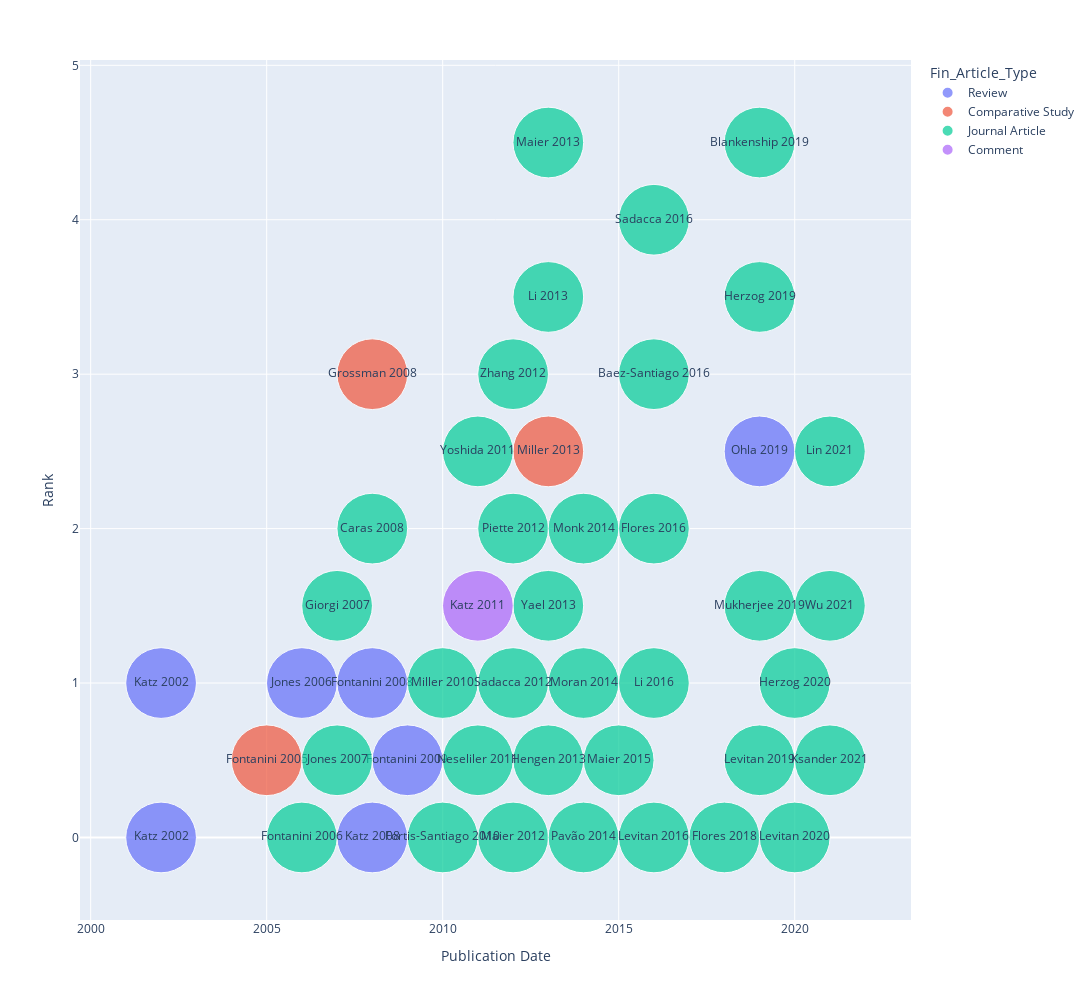

Notebook code cell kept with this figure:
### Code cell
paper_frame['scatter_size'] = 40
fig = px.scatter(paper_frame, x="Date", y="Rank",
                 hover_name="Title", hover_data=['Date','Authors_pretty'],
                text = 'Summary', size = 'scatter_size',
                size_max = 50,
                width = 1500, height = 1000,
                color ='Fin_Article_Type',
                custom_data=['Title_Pretty','Authors_pretty'])

fig.update_traces(hovertemplate='<b>%{customdata[0]}</b>'
                         '<br>%{x}<br>%{customdata[1]}')
                #hovertemplate= ')#+
                #         '<br><b>Average Discharge</b>: %{lat}<br>'))
                #color_discrete_map = {'0':'silver','1':'gray'},
                #color = 'year_even',
                #symbol ='Fin_Article_Type')
                
fig.update_layout(uniformtext_minsize=6, 
                  uniformtext_mode='hide',
                 xaxis_title="Publication Date")
fig.show()

### Figure 1 — Plotly figure (JSON) as saved in the notebook; plotly's stock layout.template omitted (floating-point values rounded to 4 significant figures)
{"data": [{"customdata": [["Psychological functions of the cerebellum.", ["Donald B Katz", "Joseph E Steinmetz"]], ["Gustatory processing is dynamic and distributed.", ["Donald B Katz", "Miguel A L Nicolelis", "Sidney A Simon"]], ["Gustatory processing: a dynamic systems approach.", ["Lauren M Jones", "Alfredo Fontanini", "Donald B Katz"]], ["Receptors, circuits, and behaviors: new<br>directions in chemical senses.", ["Donald B Katz", "Hiroaki Matsunami", "Dmitry Rinberg", "Kristin Scott", "et al."]], ["Behavioral states, network states, and sensory response variability.", ["Alfredo Fontanini", "Donald B Katz"]], ["Behavioral modulation of gustatory cortical activity.", ["Alfredo Fontanini", "Donald B Katz"]], ["Recognizing Taste: Coding Patterns Along<br>the Neural Axis in Mammals.", ["Kathrin Ohla", "Ryusuke Yoshida", "Stephen D Roper", "Patricia M Di Lorenzo", "et al."]]], "hovertemplate": "<b>%{customdata[0]}</b><br>%{x}<br>%{customdata[1]}", "hovertext": ["Psychological functions of the cerebellum.", "Gustatory processing is dynamic and distributed.", "Gustatory processing: a dynamic systems approach.", "Receptors, circuits, and behaviors: new directions in chemical senses.", "Behavioral states, network states, and sensory response variability.", "Behavioral modulation of gustatory cortical activity.", "Recognizing Taste: Coding Patterns Along the Neural Axis in Mammals."], "legendgroup": "Review", "marker": {"color": "#636efa", "size": [40, 40, 40, 40, 40, 40, 40], "sizemode": "area", "sizeref": 0.016, "symbol": "circle"}, "mode": "markers+text", "name": "Review", "orientation": "v", "showlegend": true, "text": ["Katz\n2002", "Katz\n2002", "Jones\n2006", "Katz\n2008", "Fontanini\n2008", "Fontanini\n2009", "Ohla\n2019"], "type": "scatter", "x": [2002, 2002, 2006, 2008, 2008, 2009, 2019], "xaxis": "x", "y": [0, 1, 1, 0, 1, 0.5, 2.5], "yaxis": "y"}, {"customdata": [["7 to 12 Hz activity in rat gustatory<br>cortex reflects disengagement from a fluid self-administration task.", ["Alfredo Fontanini", "Donald B Katz"]], ["Learning-related plasticity of temporal coding<br>in simultaneously recorded amygdala-cortical ensembles.", ["Stephen E Grossman", "Alfredo Fontanini", "Jeffrey S Wieskopf", "Donald B Katz"]], ["Accuracy and response-time distributions for decision-making: linear<br>perfect integrators versus nonlinear attractor-based neural circuits.", ["Paul Miller", "Donald B Katz"]]], "hovertemplate": "<b>%{customdata[0]}</b><br>%{x}<br>%{customdata[1]}", "hovertext": ["7 to 12 Hz activity in rat gustatory cortex reflects disengagement from a fluid self-administration task.", "Learning-related plasticity of temporal coding in simultaneously recorded amygdala-cortical ensembles.", "Accuracy and response-time distributions for decision-making: linear perfect integrators versus nonlinear attractor-based neural circuits."], "legendgroup": "Comparative Study", "marker": {"color": "#EF553B", "size": [40, 40, 40], "sizemode": "area", "sizeref": 0.016, "symbol": "circle"}, "mode": "markers+text", "name": "Comparative Study", "orientation": "v", "showlegend": true, "text": ["Fontanini\n2005", "Grossman\n2008", "Miller\n2013"], "type": "scatter", "x": [2005, 2008, 2013], "xaxis": "x", "y": [0.5, 3, 2.5], "yaxis": "y"}, {"customdata": [["State-dependent modulation of time-varying gustatory responses.", ["Alfredo Fontanini", "Donald B Katz"]], ["Natural stimuli evoke dynamic sequences of<br>states in sensory cortical ensembles.", ["Lauren M Jones", "Alfredo Fontanini", "Brian F Sadacca", "Paul Miller", "et al."]], ["The EJC factor eIF4AIII modulates synaptic<br>strength and neuronal protein expression.", ["Corinna Giorgi", "Gene W Yeo", "Martha E Stone", "Donald B Katz", "et al."]], ["Investigating the motivational mechanism of altered<br>saline consumption following 5-HT(1A) manipulation.", ["Melissa L Caras", "Kimberly MacKenzie", "Benjamin Rodwin", "Donald B Katz"]], ["State dependence of olfactory perception as<br>a function of taste cortical inactivation.", ["Yaihara Fortis-Santiago", "Benjamin A Rodwin", "Selin Neseliler", "Caitlin E Piette", "et al."]], ["Stochastic transitions between neural states<br>in taste processing and decision-making.", ["Paul Miller", "Donald B Katz"]], ["Genetically induced cholinergic hyper-innervation enhances taste learning.", ["Selin Neseliler", "Darshana Narayanan", "Yaihara Fortis-Santiago", "Donald B Katz", "et al."]], ["Control of prestimulus activity related to improved<br>sensory coding within a discrimination task.", ["Takashi Yoshida", "Donald B Katz"]], ["Chemosensory convergence on primary olfactory cortex.", ["Joost X Maier", "Matt Wachowiak", "Donald B Katz"]], ["Sodium concentration coding gives way to<br>evaluative coding in cortex and amygdala.", ["Brian F Sadacca", "Jason T Rothwax", "Donald B Katz"]], ["Inactivation of basolateral amygdala specifically eliminates<br>palatability-related information in cortical sensory responses.", ["Caitlin E Piette", "Madelyn A Baez-Santiago", "Emily E Reid", "Donald B Katz", "et al."]], ["NMDAR antagonist action in thalamus imposes<br>δ oscillations on the hippocampus.", ["Yuchun Zhang", "Takashi Yoshida", "Donald B Katz", "John E Lisman"]], ["Firing rate homeostasis in visual<br>cortex of freely behaving rodents.", ["Keith B Hengen", "Mary E Lambo", "Stephen D Van Hooser", "Donald B Katz", "et al."]], ["Haloperidol-induced changes in neuronal activity in the<br>striatum of the freely moving rat.", ["Dorin Yael", "Dagmar H Zeef", "Daniel Sand", "Anan Moran", "et al."]], ["Lateral hypothalamus contains two types of<br>palatability-related taste responses with distinct dynamics.", ["Jennifer X Li", "Takashi Yoshida", "Kevin J Monk", "Donald B Katz"]], ["Neural dynamics in response to binary taste mixtures.", ["Joost X Maier", "Donald B Katz"]], ["Local field potentials in the<br>gustatory cortex carry taste information.", ["Rodrigo Pavão", "Caitlin E Piette", "Vítor Lopes-dos-Santos", "Donald B Katz", "et al."]], ["Sensory cortical population dynamics uniquely track<br>behavior across learning and extinction.", ["Anan Moran", "Donald B Katz"]], ["Licking microstructure reveals rapid attenuation of neophobia.", ["Kevin J Monk", "Benjamin D Rubin", "Jennifer C Keene", "Donald B Katz"]], ["A Multisensory Network for Olfactory Processing.", ["Joost X Maier", "Meredith L Blankenship", "Jennifer X Li", "Donald B Katz"]], ["Memory Retrieval Has a Dynamic Influence<br>on the Maintenance Mechanisms That Are<br>Sensitive to ζ-Inhibitory Peptide (ZIP).", ["David Levitan", "Yaihara Fortis-Santiago", "Joshua A Figueroa", "Emily E Reid", "et al."]], ["Sensory Cortical Activity Is Related to the<br>Selection of a Rhythmic Motor Action Pattern.", ["Jennifer X Li", "Joost X Maier", "Emily E Reid", "Donald B Katz"]], ["Preexposure to salty and sour taste enhances<br>conditioned taste aversion to novel sucrose.", ["Veronica L Flores", "Anan Moran", "Max Bernstein", "Donald B Katz"]], ["Dynamic taste responses of parabrachial<br>pontine neurons in awake rats.", ["Madelyn A Baez-Santiago", "Emily E Reid", "Anan Moran", "Joost X Maier", "et al."]], ["The Behavioral Relevance of Cortical<br>Neural Ensemble Responses Emerges Suddenly.", ["Brian F Sadacca", "Narendra Mukherjee", "Tony Vladusich", "Jennifer X Li", "et al."]], ["The role of the gustatory cortex in<br>incidental experience-evoked enhancement of later taste learning.", ["Veronica L Flores", "Tamar Parmet", "Narendra Mukherjee", "Sacha Nelson", "et al."]], ["Single and population coding of taste in<br>the gustatory cortex of awake mice.", ["David Levitan", "Jian-You Lin", "Joseph Wachutka", "Narendra Mukherjee", "et al."]], ["Impact of precisely-timed inhibition of gustatory cortex on<br>taste behavior depends on single-trial ensemble dynamics.", ["Narendra Mukherjee", "Joseph Wachutka", "Donald B Katz"]], ["Interaction of Taste and Place<br>Coding in the Hippocampus.", ["Linnea E Herzog", "Leila May Pascual", "Seneca J Scott", "Elon R Mathieson", "et al."]], ["Retronasal Odor Perception Requires Taste<br>Cortex, but Orthonasal Does Not.", ["Meredith L Blankenship", "Maria Grigorova", "Donald B Katz", "Joost X Maier"]], ["Deletion of <i>Stk11</i> and <i>Fos</i> in mouse<br>BLA projection neurons alters intrinsic excitability and<br>impairs formation of long-term aversive memory.", ["David Levitan", "Chenghao Liu", "Tracy Yang", "Yasuyuki Shima", "et al."]], ["Refinement and Reactivation of a Taste-Responsive Hippocampal Network.", ["Linnea E Herzog", "Donald B Katz", "Shantanu P Jadhav"]], ["A model of naturalistic decision<br>making in preference tests.", ["John Ksander", "Donald B Katz", "Paul Miller"]], ["Homeostatic synaptic scaling establishes the<br>specificity of an associative memory.", ["Chi-Hong Wu", "Raul Ramos", "Donald B Katz", "Gina G Turrigiano"]], ["Perturbation of amygdala-cortical projections reduces ensemble coherence<br>of palatability coding in gustatory cortex.", ["Jian-You Lin", "Narendra Mukherjee", "Max J Bernstein", "Donald B Katz"]]], "hovertemplate": "<b>%{customdata[0]}</b><br>%{x}<br>%{customdata[1]}", "hovertext": ["State-dependent modulation of time-varying gustatory responses.", "Natural stimuli evoke dynamic sequences of states in sensory cortical ensembles.", "The EJC factor eIF4AIII modulates synaptic strength and neuronal protein expression.", "Investigating the motivational mechanism of altered saline consumption following 5-HT(1A) manipulation.", "State dependence of olfactory perception as a function of taste cortical inactivation.", "Stochastic transitions between neural states in taste processing and decision-making.", "Genetically induced cholinergic hyper-innervation enhances taste learning.", "Control of prestimulus activity related to improved sensory coding within a discrimination task.", "Chemosensory convergence on primary olfactory cortex.", "Sodium concentration coding gives way to evaluative coding in cortex and amygdala.", "Inactivation of basolateral amygdala specifically eliminates palatability-related information in cortical sensory responses.", "NMDAR antagonist action in thalamus imposes δ oscillations on the hippocampus.", "Firing rate homeostasis in visual cortex of freely behaving rodents.", "Haloperidol-induced changes in neuronal activity in the striatum of the freely moving rat.", "Lateral hypothalamus contains two types of palatability-related taste responses with distinct dynamics.", "Neural dynamics in response to binary taste mixtures.", "Local field potentials in the gustatory cortex carry taste information.", "Sensory cortical population dynamics uniquely track behavior across learning and extinction.", "Licking microstructure reveals rapid attenuation of neophobia.", "A Multisensory Network for Olfactory Processing.", "Memory Retrieval Has a Dynamic Influence on the Maintenance Mechanisms That Are Sensitive to ζ-Inhibitory Peptide (ZIP).", "Sensory Cortical Activity Is Related to the Selection of a Rhythmic Motor Action Pattern.", "Preexposure to salty and sour taste enhances conditioned taste aversion to novel sucrose.", "Dynamic taste responses of parabrachial pontine neurons in awake rats.", "The Behavioral Relevance of Cortical Neural Ensemble Responses Emerges Suddenly.", "The role of the gustatory cortex in incidental experience-evoked enhancement of later taste learning.", "Single and population coding of taste in the gustatory cortex of awake mice.", "Impact of precisely-timed inhibition of gustatory cortex on taste behavior depends on single-trial ensemble dynamics.", "Interaction of Taste and Place Coding in the Hippocampus.", "Retronasal Odor Perception Requires Taste Cortex, but Orthonasal Does Not.", "Deletion of <i>Stk11</i> and <i>Fos</i> in mouse BLA projection neurons alters intrinsic excitability and impairs formation of long-term aversive memory.", "Refinement and Reactivation of a Taste-Responsive Hippocampal Network.", "A model of naturalistic decision making in preference tests.", "Homeostatic synaptic scaling establishes the specificity of an associative memory.", "Perturbation of amygdala-cortical projections reduces ensemble coherence of palatability coding in gustatory cortex."], "legendgroup": "Journal Article", "marker": {"color": "#00cc96", "size": [40, 40, 40, 40, 40, 40, 40, 40, 40, 40, 40, 40, 40, 40, 40, 40, 40, 40, 40, 40, 40, 40, 40, 40, 40, 40, 40, 40, 40, 40, 40, 40, 40, 40, 40], "sizemode": "area", "sizeref": 0.016, "symbol": "circle"}, "mode": "markers+text", "name": "Journal Article", "orientation": "v", "showlegend": true, "text": ["Fontanini\n2006", "Jones\n2007", "Giorgi\n2007", "Caras\n2008", "Fortis-Santiago\n2010", "Miller\n2010", "Neseliler\n2011", "Yoshida\n2011", "Maier\n2012", "Sadacca\n2012", "Piette\n2012", "Zhang\n2012", "Hengen\n2013", "Yael\n2013", "Li\n2013", "Maier\n2013", "Pavão\n2014", "Moran\n2014", "Monk\n2014", "Maier\n2015", "Levitan\n2016", "Li\n2016", "Flores\n2016", "Baez-Santiago\n2016", "Sadacca\n2016", "Flores\n2018", "Levitan\n2019", "Mukherjee\n2019", "Herzog\n2019", "Blankenship\n2019", "Levitan\n2020", "Herzog\n2020", "Ksander\n2021", "Wu\n2021", "Lin\n2021"], "type": "scatter", "x": [2006, 2007, 2007, 2008, 2010, 2010, 2011, 2011, 2012, 2012, 2012, 2012, 2013, 2013, 2013, 2013, 2014, 2014, 2014, 2015, 2016, 2016, 2016, 2016, 2016, 2018, 2019, 2019, 2019, 2019, 2020, 2020, 2021, 2021, 2021], "xaxis": "x", "y": [0, 0.5, 1.5, 2, 0, 1, 0.5, 2.5, 0, 1, 2, 3, 0.5, 1.5, 3.5, 4.5, 0, 1, 2, 0.5, 0, 1, 2, 3, 4, 0, 0.5, 1.5, 3.5, 4.5, 0, 1, 0.5, 1.5, 2.5], "yaxis": "y"}, {"customdata": [["Olfactory bulb: odor signals put into context.", ["Donald B Katz", "Joost X Maier"]]], "hovertemplate": "<b>%{customdata[0]}</b><br>%{x}<br>%{customdata[1]}", "hovertext": ["Olfactory bulb: odor signals put into context."], "legendgroup": "Comment", "marker": {"color": "#ab63fa", "size": [40], "sizemode": "area", "sizeref": 0.016, "symbol": "circle"}, "mode": "markers+text", "name": "Comment", "orientation": "v", "showlegend": true, "text": ["Katz\n2011"], "type": "scatter", "x": [2011], "xaxis": "x", "y": [1.5], "yaxis": "y"}], "layout": {"height": 1000, "legend": {"itemsizing": "constant", "title": {"text": "Fin_Article_Type"}, "tracegroupgap": 0}, "margin": {"t": 60}, "uniformtext": {"minsize": 6, "mode": "hide"}, "width": 1500, "xaxis": {"anchor": "y", "domain": [0, 1], "title": {"text": "Publication Date"}}, "yaxis": {"anchor": "x", "domain": [0, 1], "title": {"text": "Rank"}}}}
